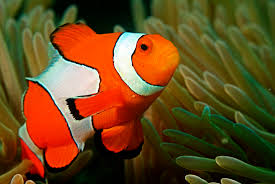
#> input picture Practica 5/images/nemo0.jpg, 275 x 184 px
$ python EJ1.py
#> lines starting #> are read from the running program, lines starting #| are printed output that depends on the picture
import matplotlib.pyplot as plt
from matplotlib import colors
import numpy as np
from PIL import Image
import cv2

nemo = cv2.imread("images/nemo0.jpg")
#> nemo is the input picture: shape (184, 275, 3); mean B, G, R 30.5, 72.3, 103
fig = plt.figure()
fig.add_subplot(1, 2, 1, title="Original")
plt.imshow(nemo)

    # Plotting the image on 3D plot
r, g, b = cv2.split(nemo)
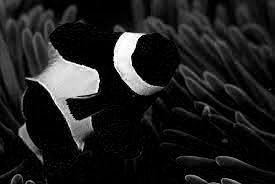
#> r: shape (184, 275); min 0, max 255, mean 30.5
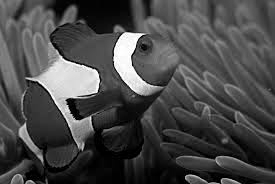
#> g: shape (184, 275); min 0, max 255, mean 72.3
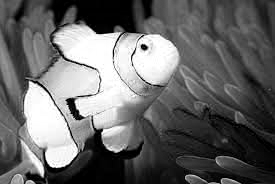
#> b: shape (184, 275); min 0, max 255, mean 103
axis = fig.add_subplot(1, 2, 2, projection="3d")
pixel_colors = nemo.reshape((np.shape(nemo)[0] * np.shape(nemo)[1], 3))
norm = colors.Normalize(vmin=-1.0, vmax=1.0)
norm.autoscale(pixel_colors)
pixel_colors = norm(pixel_colors).tolist()
#> pixel_colors = 50600 items

axis.scatter( r.flatten(), g.flatten(), b.flatten(), facecolors=pixel_colors, marker=".")
axis.set_xlabel("Red")
axis.set_ylabel("Green")
axis.set_zlabel("Blue")
plt.show()
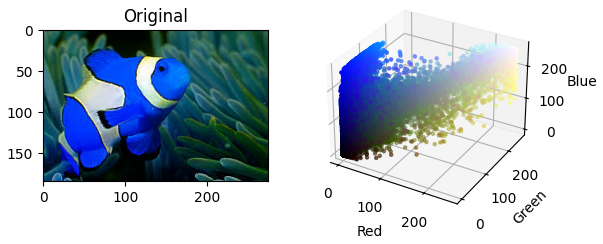
#> figure drawn by matplotlib, 2 panels; B, G, R data is drawn as R, G, B

$ run again, with Practica 5/images/nemo1.jpg copied over Practica 5/images/nemo0.jpg
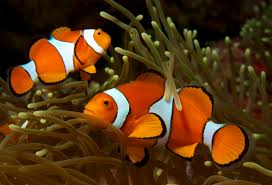
#> input picture Practica 5/images/nemo1.jpg, 272 x 185 px
#> nemo is the input picture: shape (185, 272, 3); mean B, G, R 18.7, 51.9, 84.9
#> `r, g, b = cv2.split(nemo)`:
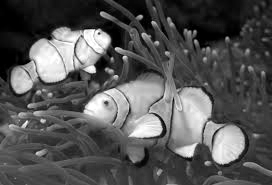
#> b: shape (185, 272); min 0, max 255, mean 84.9
#> pixel_colors = 50320 items
#> `plt.show()`:
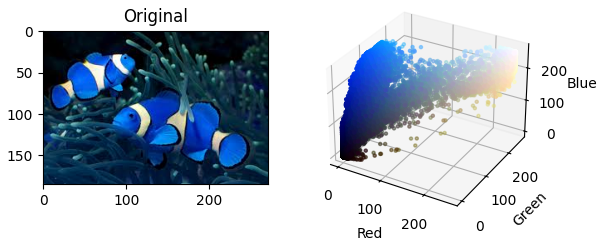
#> figure drawn by matplotlib, 2 panels; B, G, R data is drawn as R, G, B

$ run again, with Practica 5/images/nemo2.jpg copied over Practica 5/images/nemo0.jpg
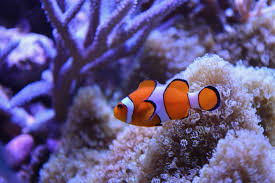
#> input picture Practica 5/images/nemo2.jpg, 275 x 183 px
#> nemo is the input picture: shape (183, 275, 3); mean B, G, R 134.1, 86.8, 98.8
#> `r, g, b = cv2.split(nemo)`:
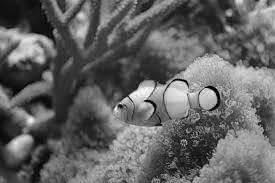
#> b: shape (183, 275); min 0, max 255, mean 98.8
#> pixel_colors = 50325 items
#> `plt.show()`:
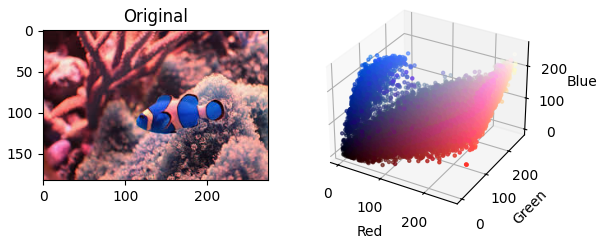
#> figure drawn by matplotlib, 2 panels; B, G, R data is drawn as R, G, B
